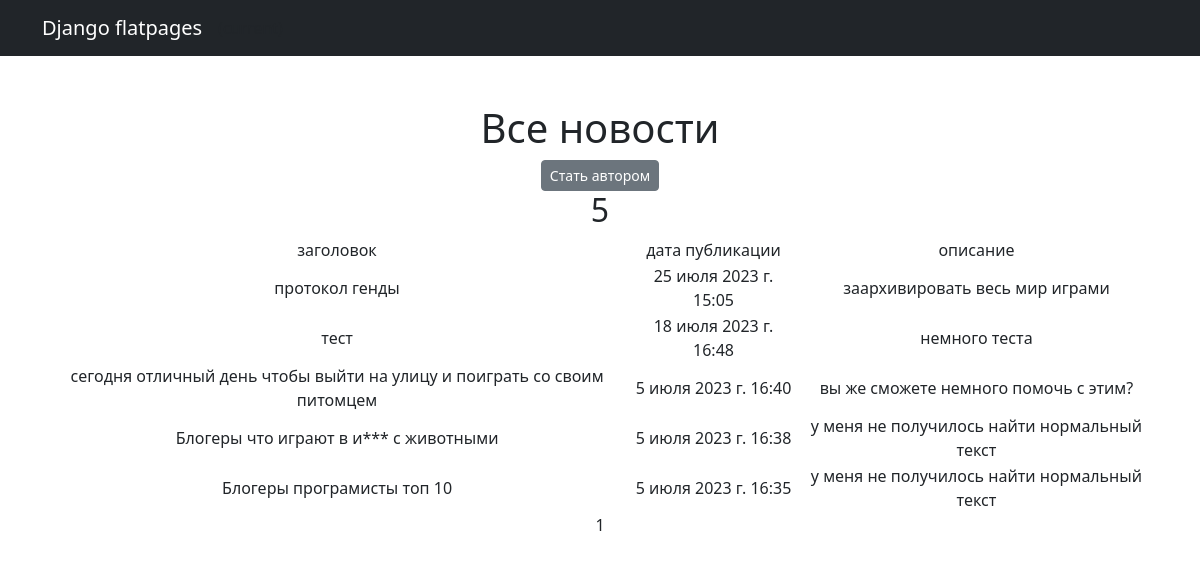
The page /news/ (signed in) on the database as committed earlier.
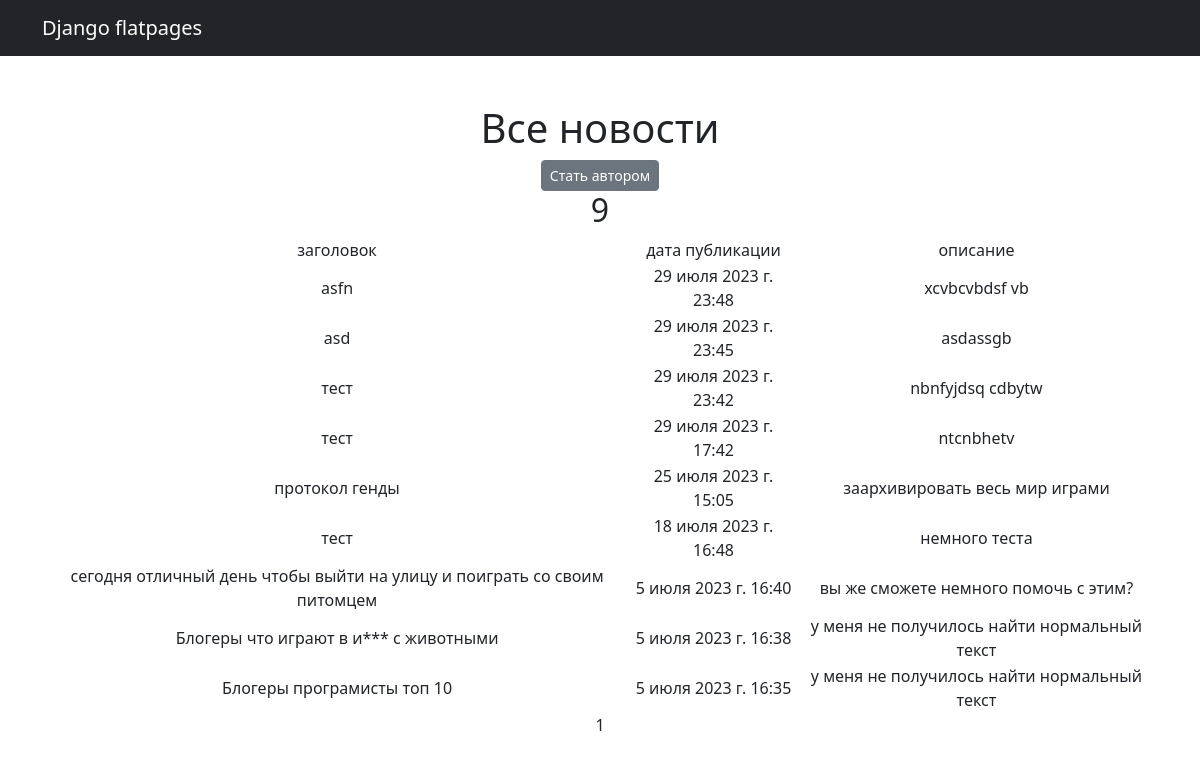
The same page on the database as committed later.
### news/models.py (models this page shows, shortened)
class Post(models.Model):
    Article = "AR"
    New = "NW"
    POSICHEN = [
        (Article, "статья"),
        (New, "новость")
    ]
    post_Author = models.ForeignKey(Author, on_delete=models.CASCADE)
    WIT = models.CharField(max_length=2, choices=POSICHEN)
    data_time = models.DateTimeField(auto_now_add=True)
    category = models.ManyToManyField(Category, through='PostCategory')
    header = models.CharField(max_length=50)
    text = models.TextField(max_length=3000)
    raiting = models.IntegerField(default=0)

### news/views.py (the view, shortened to what this page needs)
# urls.py: path('', cache_page(60*10)(NewsList.as_view()), name='news'),
class NewsList(LoginRequiredMixin, ListView):
    logger.error('dfjfjpodjfpojfpojdfpofpo[fdodfo[jfdpojfdspojfdpofjdfodjofds]]')
    model = Post
    ordering = '-id'
    template_name = 'news.html'
    context_object_name = 'news'
    paginate_by = 10

### news/templatetags/custom_filters.py (called while the page is built)
@register.filter()
def censor(text):
    list_bad_words = ("игры",)
    over_text = text
    for bad_word in list(list_bad_words):
        over_text = over_text.replace(bad_word, bad_word[:1] + '*' * (len(bad_word) - 1))
    return over_text

### templates/news.html (shortened to what this page needs)
{% extends 'flatpages/default.html' %}
{% load custom_filters %}
{% block content %}
<h1>Все новости</h1>
<a href="{% url 'make' %}" class="btn btn-secondary btn-sm">Стать автором</a>
<h2>{{news|length}}</h2>
{% if news %}
<table>
    <tr>
        <td>заголовок</td>
        <td>дата публикации</td>
        <td>описание</td>
    </tr>
    {% for new in news%}
    <tr>
        <td>{{ new.header|censor }}</td>
        <td>{{ new.data_time }}</td>
        <td>{{ new.text|truncatewords:20 }}</td>
    </tr>
    {% endfor %}
</table>
{% else %}
<h1>новостей нет</h1>
{%endif%}
{{ page_obj.number }}
{% endblock content %}

Rows that differ between the two databases and show on the page:
added Post: header|censor "asfn", data_time "29 июля 2023 г. 23:48", text "xcvbcvbdsf vb"
added Post: header|censor "asd", data_time "29 июля 2023 г. 23:45", text "asdassgb"
added Post: header|censor "тест", data_time "29 июля 2023 г. 23:42", text "nbnfyjdsq cdbytw"
added Post: header|censor "тест", data_time "29 июля 2023 г. 17:42", text "ntcnbhetv"
Other text that changed with them:
{{ news|length }}: "5" → "9"
